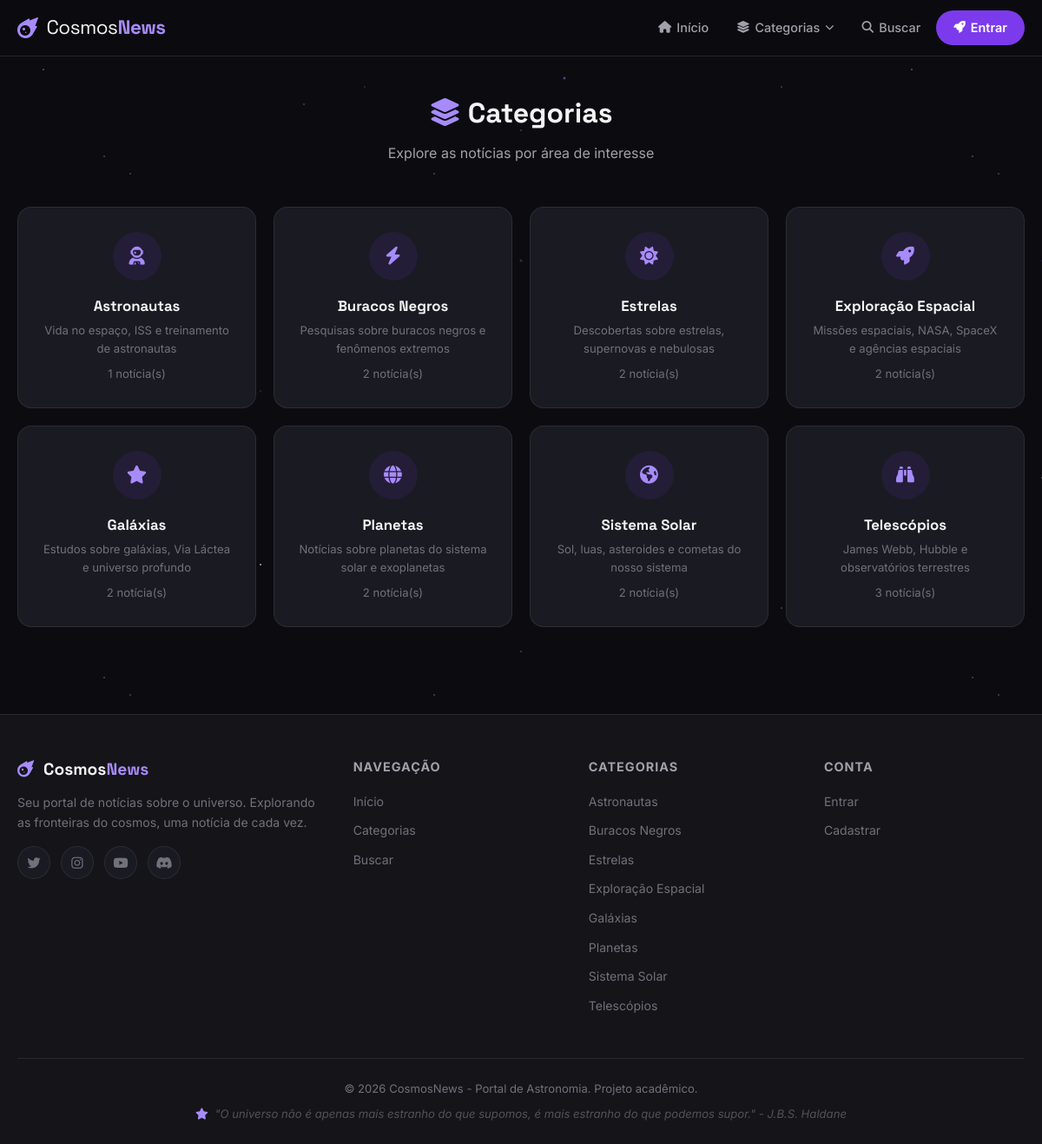
Page /categorias.php on the committed database.
### tables this page shows
CREATE TABLE categorias (
    id INT AUTO_INCREMENT PRIMARY KEY,
    nome VARCHAR(100) NOT NULL,
    slug VARCHAR(120) NOT NULL,
    icone VARCHAR(50) DEFAULT 'star',
    descricao TEXT NULL,
    created_at DATETIME DEFAULT CURRENT_TIMESTAMP
);

### config/auth.php (called while the page is built, shortened)
<?php
function isLoggedIn() {
    return isset($_SESSION['usuario_id']);
}

### categorias.php (the view, shortened to what this page needs)
<?php
require_once __DIR__ . '/config/auth.php';
$categoria_id = intval($_GET['id'] ?? 0);
include __DIR__ . '/includes/header.php';
if ($categoria_id) {
    $porPagina = 9;
    $pagina = max(1, intval($_GET['pagina'] ?? 1));
    $offset = ($pagina - 1) * $porPagina;
    $stmtTotal = $pdo->prepare("SELECT COUNT(*) FROM noticias WHERE categoria_id = ?");
    $stmtTotal->execute([$categoria_id]);
    $total = $stmtTotal->fetchColumn();
    $totalPaginas = ceil($total / $porPagina);
    $stmt = $pdo->prepare("
        SELECT n.*, u.nome as autor_nome, c.nome as categoria_nome, c.icone as categoria_icone
        FROM noticias n
        JOIN usuarios u ON n.autor_id = u.id
        LEFT JOIN categorias c ON n.categoria_id = c.id
        WHERE n.categoria_id = ?
        ORDER BY n.created_at DESC
        LIMIT ? OFFSET ?
    ");
    $stmt->bindValue(1, $categoria_id, PDO::PARAM_INT);
    $stmt->bindValue(2, $porPagina, PDO::PARAM_INT);
    $stmt->bindValue(3, $offset, PDO::PARAM_INT);
    $stmt->execute();
    $noticias = $stmt->fetchAll();
    ?>
    <div class="container">
        <div class="page-header">
            <div style="display: inline-flex; align-items: center; gap: 12px; margin-bottom: 12px;">
                <div class="category-card-icon" style="margin: 0;">
                    <i class="fas fa-<?= htmlspecialchars($categoria['icone']) ?>"></i>
                </div>
            </div>
            <h1><?= htmlspecialchars($categoria['nome']) ?></h1>
            <?php if ($categoria['descricao']): ?>
                <p><?= htmlspecialchars($categoria['descricao']) ?></p>
            <?php endif; ?>
            <p class="text-muted mt-1"><?= $total ?> notícia(s) encontrada(s)</p>
        </div>
        <?php if (empty($noticias)): ?>
            <div class="empty-state">
                <i class="fas fa-satellite"></i>
                <h3>Nenhuma notícia nesta categoria</h3>
                <p>Ainda não há publicações aqui.</p>
                <a href="/ProjetoAstronomia-php/categorias.php" class="btn btn-secondary">
                    <i class="fas fa-arrow-left"></i> Ver Todas as Categorias
                </a>
            </div>
        <?php else: ?>
            <div class="news-grid">
                <?php foreach ($noticias as $n): ?>
                <a href="/ProjetoAstronomia-php/noticia.php?id=<?= $n['id'] ?>" style="text-decoration: none; color: inherit;">
                    <div class="news-card">
                        <div class="news-card-img">
                            <?php if ($n['imagem']): ?>
                                <img src="/ProjetoAstronomia-php/uploads/<?= htmlspecialchars($n['imagem']) ?>"
                                     alt="<?= htmlspecialchars($n['titulo']) ?>">
                            <?php else: ?>
                                <div class="no-image"><i class="fas fa-star"></i></div>
                            <?php endif; ?>
                        </div>
                        <div class="news-card-body">
                            <h3><?= htmlspecialchars($n['titulo']) ?></h3>
                            <p class="excerpt"><?= htmlspecialchars($n['resumo'] ?: mb_substr(strip_tags($n['noticia']), 0, 120) . '...') ?></p>
                            <div class="news-card-meta">
                                <div class="author">
                                    <div class="author-avatar"><?= strtoupper(substr($n['autor_nome'], 0, 1)) ?></div>
                                    <?= htmlspecialchars($n['autor_nome']) ?>
                                </div>
                                <div class="date">
                                    <i class="far fa-clock"></i> <?= timeAgoCat($n['created_at']) ?>
                                </div>
                            </div>
                        </div>
                    </div>
                </a>
                <?php endforeach; ?>
            </div>
            <?php if ($totalPaginas > 1): ?>
            <div class="pagination">
                <?php if ($pagina > 1): ?>
                    <a href="?id=<?= $categoria_id ?>&pagina=<?= $pagina - 1 ?>"><i class="fas fa-chevron-left"></i></a>
                <?php endif; ?>
                <?php for ($i = 1; $i <= $totalPaginas; $i++): ?>
                    <?php if ($i == $pagina): ?>
                        <span class="active"><?= $i ?></span>
                    <?php else: ?>
                        <a href="?id=<?= $categoria_id ?>&pagina=<?= $i ?>"><?= $i ?></a>
                    <?php endif; ?>
                <?php endfor; ?>
                <?php if ($pagina < $totalPaginas): ?>
                    <a href="?id=<?= $categoria_id ?>&pagina=<?= $pagina + 1 ?>"><i class="fas fa-chevron-right"></i></a>
                <?php endif; ?>
            </div>
            <?php endif; ?>
        <?php endif; ?>
    </div>
<?php } else {
    $categorias = $pdo->query("
        SELECT c.*, COUNT(n.id) as total
        FROM categorias c
        LEFT JOIN noticias n ON n.categoria_id = c.id
        GROUP BY c.id
        ORDER BY c.nome ASC
    ")->fetchAll();
    ?>
    <div class="container">
        <div class="page-header">
            <h1><i class="fas fa-layer-group" style="color: var(--accent-light);"></i> Categorias</h1>
            <p>Explore as notícias por área de interesse</p>
        </div>
        <?php if (empty($categorias)): ?>
            <div class="empty-state">
                <i class="fas fa-layer-group"></i>
                <h3>Nenhuma categoria criada</h3>
                <p>As categorias aparecerão aqui quando forem criadas.</p>
            </div>
        <?php else: ?>
            <div class="categories-grid">
                <?php foreach ($categorias as $cat): ?>
                <a href="/ProjetoAstronomia-php/categorias.php?id=<?= $cat['id'] ?>" style="text-decoration: none; color: inherit;">
                    <div class="category-card">
                        <div class="category-card-icon">
                            <i class="fas fa-<?= htmlspecialchars($cat['icone']) ?>"></i>
                        </div>
                        <h3><span><?= htmlspecialchars($cat['nome']) ?></span></h3>
                        <?php if (!empty($cat['descricao'])): ?>
                            <p style="margin-bottom: 8px;"><?= htmlspecialchars(mb_substr($cat['descricao'], 0, 60)) ?></p>
                        <?php endif; ?>
                        <p><?= $cat['total'] ?> notícia(s)</p>
                    </div>
                </a>
                <?php endforeach; ?>
            </div>
        <?php endif; ?>
    </div>
<?php } ?>
<?php include __DIR__ . '/includes/footer.php'; ?>

### includes/header.php (shortened to what this page needs)
<?php
require_once __DIR__ . '/../config/auth.php';
$usuario = getLoggedUser($pdo);
$stmtCat = $pdo->query("SELECT * FROM categorias ORDER BY nome ASC");
$categoriasMenu = $stmtCat->fetchAll();
?>
<!DOCTYPE html>
<html lang="pt-BR">
<head>
    <link rel="stylesheet" href="https://cdnjs.cloudflare.com/ajax/libs/font-awesome/6.5.1/css/all.min.css">
    <link rel="stylesheet" href="/ProjetoAstronomia-php/assets/css/style.css">
</head>
<body>
    <div class="stars-container">
        <div id="stars"></div>
        <div id="stars2"></div>
        <div id="stars3"></div>
    </div>
    <nav class="navbar">
        <div class="container navbar-content">
            <a href="/ProjetoAstronomia-php/" class="navbar-brand">
                <i class="fas fa-meteor"></i>
                <span>Cosmos<strong>News</strong></span>
            </a>
            <div class="navbar-menu" id="navbarMenu">
                <a href="/ProjetoAstronomia-php/" class="nav-link">
                    <i class="fas fa-home"></i> Início
                </a>
                <div class="nav-dropdown">
                    <button class="nav-link dropdown-toggle">
                        <i class="fas fa-layer-group"></i> Categorias <i class="fas fa-chevron-down"></i>
                    </button>
                </div>
                <a href="/ProjetoAstronomia-php/busca.php" class="nav-link">
                    <i class="fas fa-search"></i> Buscar
                </a>
                <?php if (isLoggedIn()): ?>
                    <div class="nav-dropdown">
                        <button class="nav-link dropdown-toggle user-toggle">
                            <div class="user-avatar-small">
                                <?= strtoupper(substr($usuario['nome'], 0, 1)) ?>
                            </div>
                            <?= htmlspecialchars($usuario['nome']) ?>
                            <i class="fas fa-chevron-down"></i>
                        </button>
                        <div class="dropdown-menu">
                            <a href="/ProjetoAstronomia-php/pages/minhas-noticias.php" class="dropdown-item">
                                <i class="fas fa-newspaper"></i> Minhas Notícias
                            </a>
                            <a href="/ProjetoAstronomia-php/pages/noticia-form.php" class="dropdown-item">
                                <i class="fas fa-plus-circle"></i> Nova Notícia
                            </a>
                            <a href="/ProjetoAstronomia-php/pages/categorias-gerenciar.php" class="dropdown-item">
                                <i class="fas fa-tags"></i> Gerenciar Categorias
                            </a>
                            <div class="dropdown-divider"></div>
                            <a href="/ProjetoAstronomia-php/pages/perfil.php" class="dropdown-item">
                                <i class="fas fa-user-cog"></i> Meu Perfil
                            </a>
                            <a href="/ProjetoAstronomia-php/logout.php" class="dropdown-item text-danger">
                                <i class="fas fa-sign-out-alt"></i> Sair
                            </a>
                        </div>
                    </div>
                <?php else: ?>
                    <a href="/ProjetoAstronomia-php/login.php" class="nav-link btn-login">
                        <i class="fas fa-rocket"></i> Entrar
                    </a>
                <?php endif; ?>
            </div>
        </div>
    </nav>
    <main class="main-content">

### includes/footer.php (shortened to what this page needs)
    </main>
    <footer class="footer">
        <div class="container">
            <div class="footer-grid">
                <div class="footer-section">
                    <h3><i class="fas fa-meteor"></i> Cosmos<strong>News</strong></h3>
                    <p>Seu portal de notícias sobre o universo. Explorando as fronteiras do cosmos, uma notícia de cada vez.</p>
                    <div class="footer-social">
                        <a href="#"><i class="fab fa-twitter"></i></a>
                        <a href="#"><i class="fab fa-instagram"></i></a>
                        <a href="#"><i class="fab fa-youtube"></i></a>
                        <a href="#"><i class="fab fa-discord"></i></a>
                    </div>
                </div>
                <div class="footer-section">
                    <h4>Navegação</h4>
                    <ul>
                        <li><a href="/ProjetoAstronomia-php/">Início</a></li>
                        <li><a href="/ProjetoAstronomia-php/categorias.php">Categorias</a></li>
                        <li><a href="/ProjetoAstronomia-php/busca.php">Buscar</a></li>
                    </ul>
                </div>
                <div class="footer-section">
                    <h4>Categorias</h4>
                    <ul>
                        <?php foreach ($categoriasMenu as $cat): ?>
                        <li>
                            <a href="/ProjetoAstronomia-php/categorias.php?id=<?= $cat['id'] ?>">
                                <?= htmlspecialchars($cat['nome']) ?>
                            </a>
                        </li>
                        <?php endforeach; ?>
                    </ul>
                </div>
                <div class="footer-section">
                    <h4>Conta</h4>
                    <ul>
                        <?php if (isLoggedIn()): ?>
                            <li><a href="/ProjetoAstronomia-php/pages/perfil.php">Meu Perfil</a></li>
                            <li><a href="/ProjetoAstronomia-php/pages/minhas-noticias.php">Minhas Notícias</a></li>
                            <li><a href="/ProjetoAstronomia-php/pages/noticia-form.php">Nova Notícia</a></li>
                        <?php else: ?>
                            <li><a href="/ProjetoAstronomia-php/login.php">Entrar</a></li>
                            <li><a href="/ProjetoAstronomia-php/cadastro.php">Cadastrar</a></li>
                        <?php endif; ?>
                    </ul>
                </div>
            </div>
            <div class="footer-bottom">
                <p>&copy; <?= date('Y') ?> CosmosNews - Portal de Astronomia. Projeto acadêmico.</p>
                <p class="footer-quote"><i class="fas fa-star"></i> "O universo não é apenas mais estranho do que supomos, é mais estranho do que podemos supor." - J.B.S. Haldane</p>
            </div>
        </div>
    </footer>
</body>
</html>

### rows in the picture
categorias: nome "Astronautas", descricao "Vida no espaço, ISS e treinamento de astronautas", total "1"
categorias: nome "Buracos Negros", descricao "Pesquisas sobre buracos negros e fenômenos extremos", total "2"
categorias: nome "Estrelas", descricao "Descobertas sobre estrelas, supernovas e nebulosas", total "2"
categorias: nome "Exploração Espacial", descricao "Missões espaciais, NASA, SpaceX e agências espaciais", total "2"
categorias: nome "Galáxias", descricao "Estudos sobre galáxias, Via Láctea e universo profundo", total "2"
categorias: nome "Planetas", descricao "Notícias sobre planetas do sistema solar e exoplanetas", total "2"
categorias: nome "Sistema Solar", descricao "Sol, luas, asteroides e cometas do nosso sistema", total "2"
categorias: nome "Telescópios", descricao "James Webb, Hubble e observatórios terrestres", total "3"
